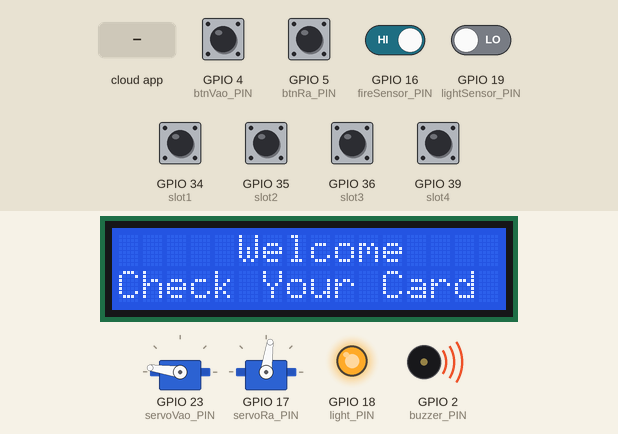
This sketch was run on a simulated ESP32. On the bench: 2 × servo, 16×2 character LCD, output pins drawn as LEDs (lit = HIGH), buzzer (waves = sounding, pin HIGH). The test bench sets the inputs (shaded band); at power-on: GPIO 4 (btnVao_PIN), GPIO 5 (btnRa_PIN), GPIO 16 (fireSensor_PIN), GPIO 34 (slot1), GPIO 35 (slot2), GPIO 36 (slot3), GPIO 39 (slot4) HIGH, GPIO 19 (lightSensor_PIN) LOW. WiFi joins after 1.5 s; servers stay silent unless stated; the Firebase database answers and starts empty; what the sketch prints to the serial monitor is not drawn.

Above: at 2.8 s.
2.9 s: GPIO 4 (btnVao_PIN) pulled LOW for 0.15 s
At 3.9 s:
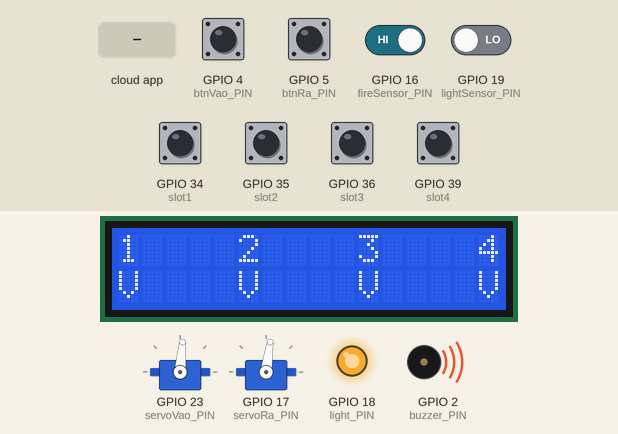
5.6 s: GPIO 16 (fireSensor_PIN) driven LOW
At 7.6 s:
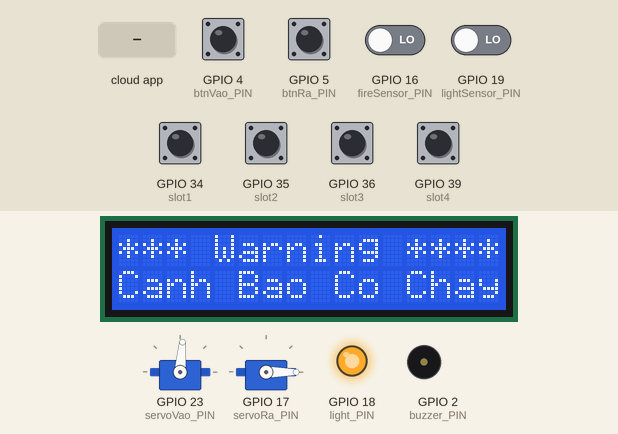
10.2 s: GPIO 5 (btnRa_PIN) pulled LOW for 0.15 s
At 11.3 s:
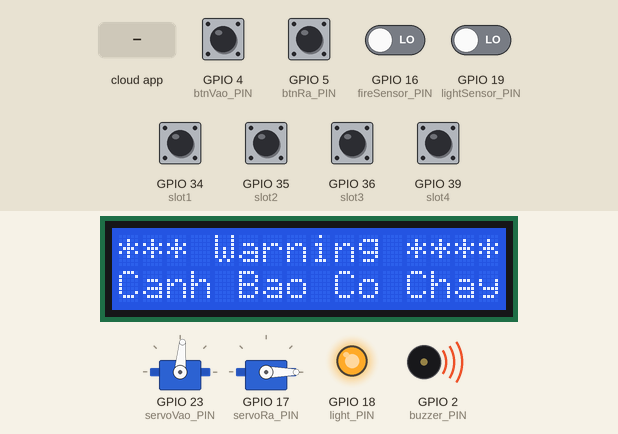
15.0 s: the phone or cloud app sets LightBtn to 1
At 17.0 s:
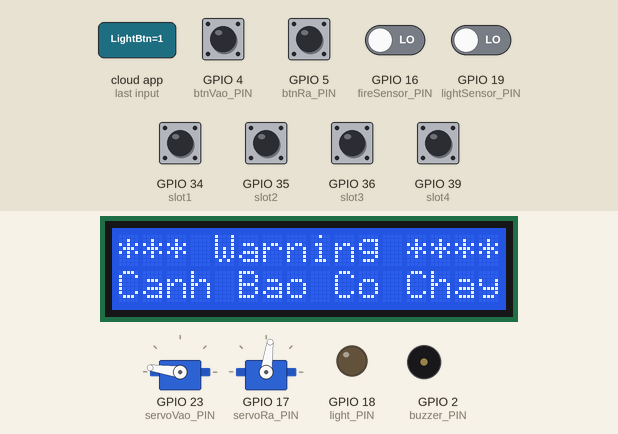
17.7 s: GPIO 4 (btnVao_PIN) pulled LOW for 1 s
At 19.2 s:
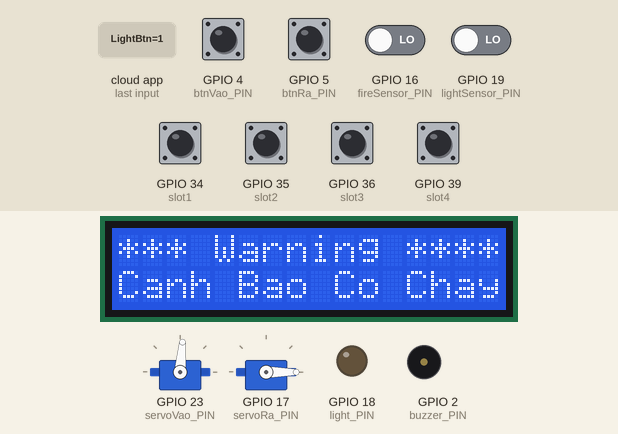
20.2 s: GPIO 16 (fireSensor_PIN) driven HIGH
At 21.4 s:
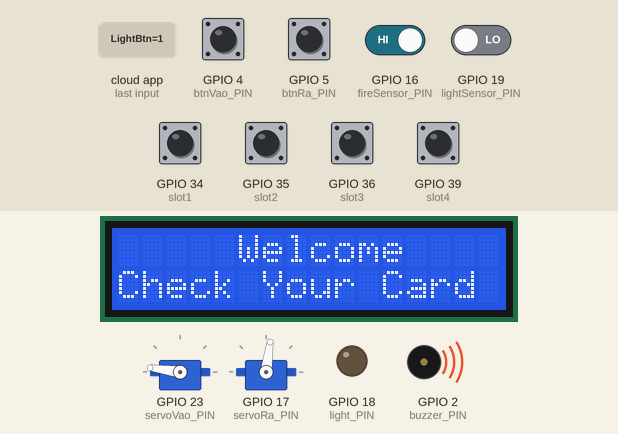
Timing chart, 0 to 23.0 s (numbered marks = the images above; inputs shaded):
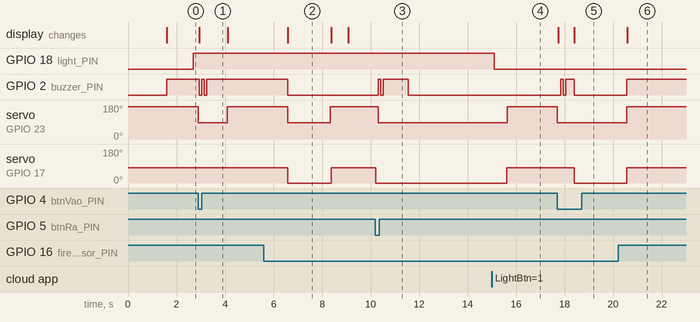

The sketch:

code_ESP32.ino
```cpp
#include <SPI.h>
#include <WiFi.h>
#include <ESP32Servo.h>
#include <Wire.h>
#include <LiquidCrystal_I2C.h>
#include <FirebaseESP32.h>
#include <FreeRTOS.h>

// Khai báo các chân
#define buzzer_PIN 2
#define btnVao_PIN 4
#define btnRa_PIN 5
#define servoVao_PIN 23
#define servoRa_PIN 17
#define light_PIN 18
#define lightSensor_PIN 19
#define fireSensor_PIN 16
#define slot1 34
#define slot2 35
#define slot3 36
#define slot4 39

// Tạo Task handle
TaskHandle_t xTaskSensor;
TaskHandle_t xTaskManualBarrierControl;
TaskHandle_t xTaskAutoBarrierControl;

SemaphoreHandle_t xMutex;

//===================Define task============================
void TaskSensor(void *pvParameters);
void TaskManualBarrierControl(void *pvParameters);
void TaskAutomaticBarrierControl(void *pvParameters);

LiquidCrystal_I2C lcd(0x27, 16, 2);

// wifi infor
#define WIFI_SSID "HoangAnhHN"
#define WIFI_PASSWORD "Hoanganh2002"

// Firebase infor
#define FIREBASE_HOST "carparking-4ce1e-default-rtdb.firebaseio.com"
#define FIREBASE_AUTH "vjLt9l2OmXNWUaXyieAUfC4hV49gR6iRAH16s4Nl"

FirebaseData firebaseData;

Servo myservo_vao, myservo_ra;
char sv;

int lightSensor, fireSensor = HIGH;
int s1, s2, s3, s4;

//======================== Millis
long last = 0;
// long scanCard = 0;
// long buzzer = 0;
long barrier = 0;

int a = 0, b = 0, c = 0, d = 0;
int count = 0;

// Hàm cho Task 1: Điều khiển đóng/mở barrier và đèn
void TaskSensor(void *pvParameters)
{
  for (;;)
  {
    sensor();
    pushSensorDataToFirebase();

    // Điều khiển đèn
    lightSensor = digitalRead(lightSensor_PIN);
    Firebase.getInt(firebaseData, "/Light/LightBtn");
    int lightBtn = firebaseData.intData();

    if (lightBtn == 1)
    {
      digitalWrite(light_PIN, LOW);
    }
    else
    {
      digitalWrite(light_PIN, HIGH);
      Firebase.getInt(firebaseData, "/Light/LightAuto");
      int lightBtnAuto = firebaseData.intData();
      if (lightBtnAuto == 1)
      {
        if (lightSensor == HIGH)
        {
          digitalWrite(light_PIN, LOW);
        }
        else
        {
          digitalWrite(light_PIN, HIGH);
        }
      }
    }
    vTaskDelay(10 / portTICK_PERIOD_MS); // Delay 10ms
  }
}


// Hàm cho Task 2: Điều khiển đóng/mở barrier bằng nút bấm
void TaskManualBarrierControl(void *pvParameters)
{
  for (;;)
  {
    // Điều khiển đóng mở barie bằng nút bấm
    // Ấn nút cửa vào
    if (digitalRead(btnVao_PIN) == 0)
    {
      barrierVao_open();
    }
    else
    {
      myservo_vao.write(172);
    }

    // Ấn nút cửa ra
    if (digitalRead(btnRa_PIN) == 0)
    {
      barrierRa_open();
    }
    else
    {
      myservo_ra.write(82);
    }

    vTaskDelay(10 / portTICK_PERIOD_MS); // Delay 10ms
  }
}


void TaskAutoBarrierControl(void *pvParameters)
{
  for (;;)
  {
    // Đọc dữ liệu gửi từ hệ thống để đóng mở cổng
    if (Serial.available())
    {
      sv = Serial.read();
      Serial.println(sv);
      delay(200);
    }

    if (sv == '1')
    {
      barrierVao_open();
    }
    else
    {
      if (sv == '2')
      {
        barrierRa_open();
      }
      else
      {
        myservo_ra.write(82);
      }
      myservo_vao.write(172);
    }

    sv = '0';
  }
}

void setup()
{
  pinMode(buzzer_PIN, OUTPUT);
  pinMode(btnVao_PIN, INPUT_PULLUP);
  pinMode(btnRa_PIN, INPUT_PULLUP);
  pinMode(servoVao_PIN, OUTPUT);
  pinMode(servoRa_PIN, OUTPUT);
  pinMode(light_PIN, OUTPUT);
  pinMode(lightSensor_PIN, INPUT);
  pinMode(fireSensor_PIN, INPUT);
  pinMode(slot1, INPUT);
  pinMode(slot2, INPUT);
  pinMode(slot3, INPUT);
  pinMode(slot4, INPUT);

  Serial.begin(9600);
  WiFi.begin(WIFI_SSID, WIFI_PASSWORD);
  while (WiFi.status() != WL_CONNECTED)
  {
    delay(500);
    Serial.print(".");
  }
  Serial.println("");
  Serial.println("WiFi connected");

  // Khởi tạo kết nối Firebase
  Firebase.begin(FIREBASE_HOST, FIREBASE_AUTH);
  Firebase.reconnectWiFi(true);
  Firebase.setReadTimeout(firebaseData, 1000 * 60);
  Firebase.setwriteSizeLimit(firebaseData, "tiny");

  myservo_vao.attach(servoVao_PIN);
  myservo_ra.attach(servoRa_PIN);
  myservo_vao.write(172);
  myservo_ra.write(82);

  lcd.init();
  lcd.backlight();
  lcd.clear();

  barrier = millis();

  // vTaskDelay(250 / portTICK_PERIOD_MS);
  LCD();
  // vTaskDelay(250 / portTICK_PERIOD_MS);

  // Tạo mutex
  xMutex = xSemaphoreCreateMutex();
  if (xMutex == NULL)
  {
    Serial.println("Mutex creation failed.");
    while (1)
      ; // Dừng chương trình nếu không tạo được mutex
  }


  // Tạo 2 Task:
  xTaskCreatePinnedToCore(
      TaskSensor,   // Hàm xử lý của Task
      "TaskSensor", // Tên Task
      128,         // Kích thước stack cho Task
      NULL,         // Tham số truyền vào Task
      1,            // Độ ưu tiên của Task (0 là thấp nhất, 3 là cao nhất)
      &xTaskSensor, // Biến lưu trữ Task handle
      0             // Lõi CPU để chạy Task (0 hoặc 1)
  );

  xTaskCreatePinnedToCore(
      TaskManualBarrierControl,   // Hàm xử lý của Task
      "TaskManualBarrierControl", // Tên Task
      1000,                       // Kích thước stack cho Task
      NULL,                       // Tham số truyền vào Task
      1,                          // Độ ưu tiên của Task (0 là thấp nhất, 3 là cao nhất)
      &xTaskManualBarrierControl, // Biến lưu trữ Task handle
      1                           // Lõi CPU để chạy Task (0 hoặc 1)
  );

  // xTaskCreatePinnedToCore(
  //     TaskAutoBarrierControl,   // Hàm xử lý của Task
  //     "TaskAutoBarrierControl", // Tên Task
  //     2048,                     // Kích thước stack cho Task
  //     NULL,                     // Tham số truyền vào Task
  //     2,                        // Độ ưu tiên của Task (0 là thấp nhất, 3 là cao nhất)
  //     &xTaskAutoBarrierControl, // Biến lưu trữ Task handle
  //     0                         // Lõi CPU để chạy Task (0 hoặc 1)
  // );

  Serial.println("Start program.................");

}

void loop() {}

// Ham dong mo barier
void barrierVao_open()
{
    myservo_vao.write(85);
    LCD_TRUE();
    for (int i = 0; i < 2; i++)
    {
      digitalWrite(buzzer_PIN, LOW);
      vTaskDelay(100 / portTICK_PERIOD_MS);
      digitalWrite(buzzer_PIN, HIGH);
      vTaskDelay(100 / portTICK_PERIOD_MS);
    }
    vTaskDelay(5000 / portTICK_PERIOD_MS);
    myservo_vao.write(172);
    LCD();
}

void barrierRa_open()
{
    myservo_ra.write(0);
    for (int i = 0; i < 2; i++)
    {
      digitalWrite(buzzer_PIN, LOW);
      vTaskDelay(100 / portTICK_PERIOD_MS);
      digitalWrite(buzzer_PIN, HIGH);
      vTaskDelay(100 / portTICK_PERIOD_MS);
    }
    vTaskDelay(5000 / portTICK_PERIOD_MS);
    myservo_ra.write(82);
}

// Ham cam bien
void sensor()
{
  if (xSemaphoreTake(xMutex, (TickType_t)10) == pdTRUE)
  {
    s1 = digitalRead(slot1);
    s2 = digitalRead(slot2);
    s3 = digitalRead(slot3);
    s4 = digitalRead(slot4);
    fireSensor = digitalRead(fireSensor_PIN);

    if (fireSensor == LOW)
    {
      LCD_BAO_CHAY();
      myservo_vao.write(85);
      myservo_ra.write(0);
      digitalWrite(buzzer_PIN, LOW);
    }
    else
    {
      myservo_vao.write(172);
      myservo_ra.write(82);
      digitalWrite(buzzer_PIN, HIGH);
      if (parking_space_check() == 4)
      {
        lcd.setCursor(0, 0);
        lcd.print("     Sorry!     ");
        lcd.setCursor(0, 1);
        lcd.print(" No space left! ");
      }
      else
      {
        LCD();
      }
    }
    xSemaphoreGive(xMutex);
  }
}

int parking_space_check()
{
  a = (s1 == LOW) ? 1 : 0;
  b = (s2 == LOW) ? 1 : 0;
  c = (s3 == LOW) ? 1 : 0;
  d = (s4 == LOW) ? 1 : 0;

  count = a + b + c + d;
  return count;
}

// Push dữ liệu cảm biến lên firebase
void pushSensorDataToFirebase()
{
  if (xSemaphoreTake(xMutex, (TickType_t)10) == pdTRUE)
  {
    Firebase.setInt(firebaseData, "/FireSensor", fireSensor);
    Firebase.setInt(firebaseData, "/ParkingSpace/ParkingSpaceCount", parking_space_check());
    Firebase.setInt(firebaseData, "/ParkingSpace/Space1", a);
    Firebase.setInt(firebaseData, "/ParkingSpace/Space2", b);
    Firebase.setInt(firebaseData, "/ParkingSpace/Space3", c);
    Firebase.setInt(firebaseData, "/ParkingSpace/Space4", d);
    xSemaphoreGive(xMutex);
  }
}

// Cac hàm hiển thị thông báo lên LCD
void LCD()
{
  lcd.setCursor(0, 0);
  lcd.print("     Welcome    ");
  lcd.setCursor(0, 1);
  lcd.print("Check Your Card ");
}

void LCD_FALSE()
{
  lcd.clear();
  lcd.setCursor(3, 0);
  lcd.print("Wrong card");
  lcd.setCursor(0, 1);
  lcd.print("Check Again");
}

void LCD_TRUE()
{
  lcd.clear();
  lcd.setCursor(0, 0);
  lcd.print("1    2    3    4");
  if (s1 == LOW)
  { // co xe
    lcd.setCursor(0, 1);
    lcd.print("X    ");
  }
  else
  {
    lcd.setCursor(0, 1);
    lcd.print("V    ");
  }

  if (s2 == LOW)
  { // co xe
    lcd.setCursor(5, 1);
    lcd.print("X    ");
  }
  else
  {
    lcd.setCursor(5, 1);
    lcd.print("V    ");
  }

  if (s3 == LOW)
  { // co xe
    lcd.setCursor(10, 1);
    lcd.print("X    ");
  }
  else
  {
    lcd.setCursor(10, 1);
    lcd.print("V    ");
  }

  if (s4 == LOW)
  { // co xe
    lcd.setCursor(15, 1);
    lcd.print("X");
  }
  else
  {
    lcd.setCursor(15, 1);
    lcd.print("V");
  }
}

void LCD_BAO_CHAY()
{
  lcd.setCursor(0, 0);
  lcd.print("*** Warning ****");
  lcd.setCursor(0, 1);
  lcd.print("Canh Bao Co Chay");
}
```

Measured:
- after the input at 2.9 s, GPIO 2 (buzzer_PIN): alternates HIGH for 0.10 s and LOW for 0.10 s, 4 changes in all, then stays HIGH, starting at once; servo on GPIO 23 (servoVao_PIN): 172° → 85° at once, → 172° 1.2 s later; the display: changes at once (image 1)
- after the input at 5.6 s, GPIO 2 (buzzer_PIN): HIGH → LOW after 0.99 s; servo on GPIO 23 (servoVao_PIN): 172° → 85° after 0.99 s, → 172° 1.7 s later; servo on GPIO 17 (servoRa_PIN): 82° → 0° after 0.99 s, → 82° 1.8 s later; the display: changes after 0.99 s (image 2)
- after the input at 10.2 s, GPIO 2 (buzzer_PIN): LOW → HIGH after 0.12 s, → LOW 0.10 s later, → HIGH 0.10 s later, → LOW 1.0 s later; servo on GPIO 23 (servoVao_PIN): 172° → 85° after 0.12 s; servo on GPIO 17 (servoRa_PIN): 82° → 0° at once
- after the input at 15.0 s, GPIO 18 (light_PIN): HIGH → LOW after 0.09 s
- after the input at 17.7 s, GPIO 2 (buzzer_PIN): LOW → HIGH after 0.14 s, → LOW 0.10 s later, → HIGH 0.10 s later, → LOW 0.36 s later; servo on GPIO 23 (servoVao_PIN): 172° → 85° at once; servo on GPIO 17 (servoRa_PIN): 82° → 0° after 0.70 s; the display: first changes at once (image 5 shows a later state)
- after the input at 20.2 s, GPIO 2 (buzzer_PIN): LOW → HIGH after 0.35 s; servo on GPIO 23 (servoVao_PIN): 85° → 172° after 0.35 s; servo on GPIO 17 (servoRa_PIN): 0° → 82° after 0.35 s; the display: changes after 0.38 s (image 6)
- what the display in image 2 shows lasts 1.8 s, from 6.6 s to 8.4 s
